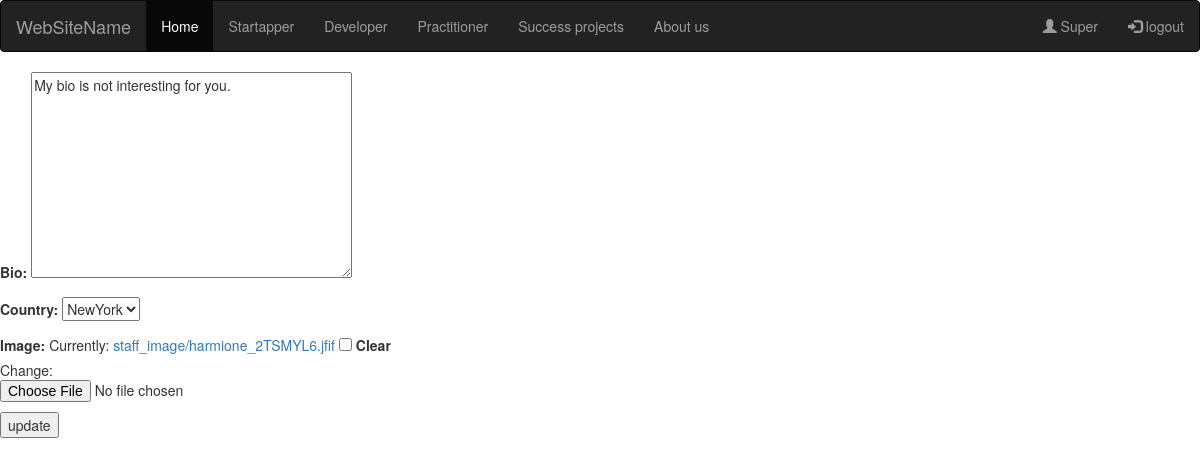
Page /staffupdate/1 (signed in) on the committed database.
### users/models.py (models this page shows, shortened)
class CustomUser(AbstractUser):
    STARTAPPER = "Startapper"
    DEVELOPER = "Developer"
    PRACTITIONER = "Practitioner"
    USER_TYPE = [
        (STARTAPPER, 'Startapper'),
        (DEVELOPER, 'Developer'),
            (PRACTITIONER, 'Practitioner'),
    ]
    full_name = models.CharField('full name', max_length=200, blank=False, null=False)
    email = models.EmailField('email address', blank=False, null=False, unique=True)
    user_type = models.CharField(max_length=30, choices=USER_TYPE)
    phone = models.CharField(max_length=30, blank=False, null=False, unique=True)
    date_joined = models.DateTimeField('date joined', default=timezone.now)
    username_validator = UnicodeUsernameValidator()
    username = models.CharField(
        'username',
        max_length=150,
        unique=True,
        help_text='Required. 150 characters or fewer. Letters, digits and @/./+/-/_ only.',
        validators=[username_validator],
        error_messages={
            'unique': "A user with that username already exists.",
        },
    )

class Staff(models.Model):
    user = models.OneToOneField(CustomUser, on_delete=models.CASCADE)
    bio = models.TextField(default="no bio...", max_length=400)
    country = models.CharField(max_length=50, blank=True, null=True, choices=COUNTRY)
    image = models.ImageField(upload_to='staff_image', blank=True, null=True)

### users/views.py (the view, shortened to what this page needs)
# urls.py: path('staffupdate/<int:pk>' , StaffUpdateWiew.as_view() , name='staffupdate' ),
class StaffUpdateWiew(UpdateView):
    model = Staff
    fields = ['bio' , 'country' , 'image']
    template_name = 'users/update.html'

### users/templates/users/update.html (shortened to what this page needs)
{% extends 'users/base.html' %}
{% block body %}
<form action="" method="post" enctype="multipart/form-data">
    {{ form.as_p }}
    <input type="submit" value="update">
</form>
{% endblock %}

### users/templates/users/base.html (shortened to what this page needs)
<!DOCTYPE html>
<html>
    <head>
        <link rel="stylesheet" href="https://maxcdn.bootstrapcdn.com/bootstrap/3.4.1/css/bootstrap.min.css">
    </head>
    <body>
            <nav class="navbar navbar-inverse">
                <div class="container-fluid">
                  <div class="navbar-header">
                    <a class="navbar-brand" href="">WebSiteName</a>
                  </div>
                  <ul class="nav navbar-nav">
                    <li class="active"><a href="{% url 'users:index' %}">Home</a></li>
                    {% if request.user.user_type == 'Startapper' %}
                    <li><a href="{% url 'users:Startapper' %}">Startapper</a></li>
                    {% elif request.user.user_type == 'Developer' %}
                    <li><a href="{% url 'users:Developer' %}">Developer</a></li>
                    {% elif request.user.user_type == 'Practitioner' %}
                    <li><a href="{% url 'users:Practitioner' %}">Practitioner</a></li>
                    {% elif request.user.is_staff %}
                    <li><a href="{% url 'users:Startapper' %}">Startapper</a></li>
                    <li><a href="{% url 'users:Developer' %}">Developer</a></li>
                    <li><a href="{% url 'users:Practitioner' %}">Practitioner</a></li>
                    {% endif %}
                    <li><a href="{% url 'users:successproject' %}">Success projects</a></li>
                    <li><a href="{% url 'users:Practitioner' %}">About us</a></li>
                  </ul>
                  <ul class="nav navbar-nav navbar-right">
                    {% if request.user.username %}
                    <li><a href="{% url 'users:profile' %}"><span class="glyphicon glyphicon-user"></span> {{request.user.username}}</a></li>
                    <li><a href="{% url 'logout' %}"><span class="glyphicon glyphicon-log-in"></span> logout</a></li>
                    {% else %}
                    <li><a href="{% url 'register:register' %}"><span class="glyphicon glyphicon-user"></span> Sign Up</a></li>
                    <li><a href="{% url 'login' %}"><span class="glyphicon glyphicon-log-in"></span> Login</a></li>
                    {% endif %}
                  </ul>
                </div>
              </nav>
            <div>
                {% block body %}
                {% endblock %}
            </div>
    </body>
</html>

### rows in the picture
CustomUser: user.username "Super"
Staff: bio "My bio is not interesting for you.", country "NewYork"
